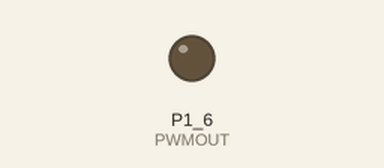
Simulated run of this sketch. Board: TI MSP430 LaunchPad. On the bench: output pins drawn as LEDs (lit = HIGH).

Above: at 0.05 s.
At 3.25 s:
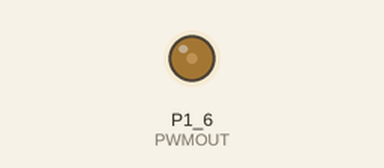
At 6.5 s:
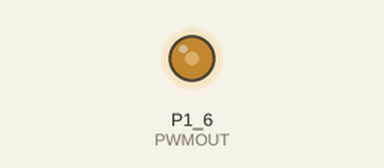
At 13.0 s:
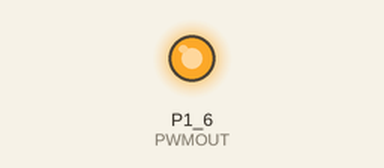
Timing chart, 0 to 16.9 s (numbered marks = the images above):
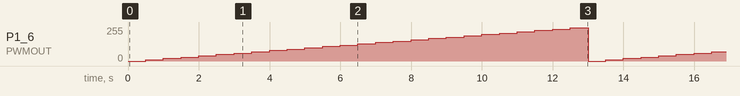

Measured:
- by itself, P1_6 (PWMOUT): ramps from 0/255 to 250/255 and jumps back, once every 13.0 s

The sketch:

PWM.ino
```cpp
#define PWMOUT P1_6

void setup() {
  // put your setup code here, to run once:
  pinMode(P1_6, OUTPUT);

}

void loop() {
  // put your main code here, to run repeatedly:
  for (int i=0; i<255; )
  {
    analogWrite(PWMOUT, i);
    delay(500);
    i += 10;
  }

}
```
